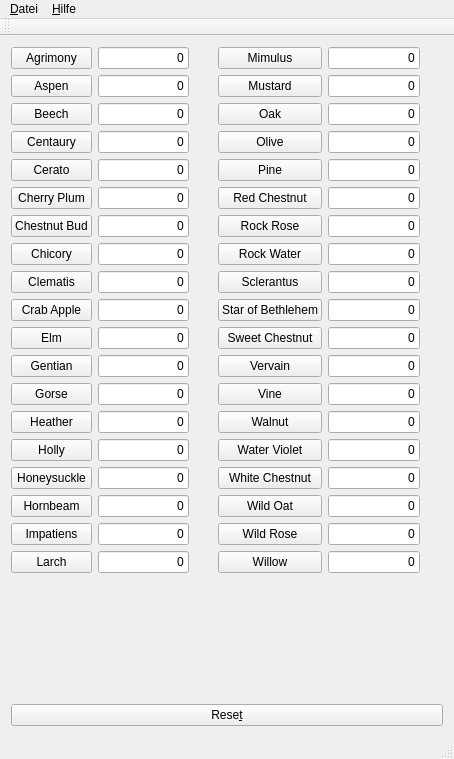
<?xml version="1.0" encoding="UTF-8"?>
<ui version="4.0">
 <class>MainWindow</class>
 <widget class="QMainWindow" name="MainWindow">
  <property name="geometry">
   <rect>
    <x>0</x>
    <y>0</y>
    <width>454</width>
    <height>759</height>
   </rect>
  </property>
  <property name="windowTitle">
   <string>BachCount v1.0 (c) M. Bergmann</string>
  </property>
  <property name="windowIcon">
   <iconset resource="bachcount.qrc">
    <normaloff>:/new/icons/bovo.png</normaloff>:/new/icons/bovo.png</iconset>
  </property>
  <widget class="QWidget" name="centralWidget">
   <layout class="QVBoxLayout" name="verticalLayout">
    <item>
     <layout class="QGridLayout" name="gridLayout">
      <item row="0" column="0">
       <widget class="QPushButton" name="pbAgrimony">
        <property name="text">
         <string>Agrimony</string>
        </property>
       </widget>
      </item>
      <item row="0" column="1">
       <widget class="QLineEdit" name="leAgrimony">
        <property name="layoutDirection">
         <enum>Qt::LeftToRight</enum>
        </property>
        <property name="inputMask">
         <string comment="9"/>
        </property>
        <property name="text">
         <string>0</string>
        </property>
        <property name="alignment">
         <set>Qt::AlignRight|Qt::AlignTrailing|Qt::AlignVCenter</set>
        </property>
        <property name="readOnly">
         <bool>false</bool>
        </property>
       </widget>
      </item>
      <item row="0" column="2">
       <spacer name="horizontalSpacer">
        <property name="orientation">
         <enum>Qt::Horizontal</enum>
        </property>
        <property name="sizeHint" stdset="0">
         <size>
          <width>40</width>
          <height>20</height>
         </size>
        </property>
       </spacer>
      </item>
      <item row="0" column="3">
       <widget class="QPushButton" name="pbMimulus">
        <property name="text">
         <string>Mimulus</string>
        </property>
       </widget>
      </item>
      <item row="0" column="4">
       <widget class="QLineEdit" name="leMimulus">
        <property name="layoutDirection">
         <enum>Qt::LeftToRight</enum>
        </property>
        <property name="inputMask">
         <string comment="9"/>
        </property>
        <property name="text">
         <string>0</string>
        </property>
        <property name="alignment">
         <set>Qt::AlignRight|Qt::AlignTrailing|Qt::AlignVCenter</set>
        </property>
        <property name="readOnly">
         <bool>true</bool>
        </property>
       </widget>
      </item>
      <item row="0" column="5">
       <spacer name="horizontalSpacer_34">
        <property name="orientation">
         <enum>Qt::Horizontal</enum>
        </property>
        <property name="sizeHint" stdset="0">
         <size>
          <width>40</width>
          <height>20</height>
         </size>
        </property>
       </spacer>
      </item>
      <item row="1" column="0">
       <widget class="QPushButton" name="pbAspen">
        <property name="text">
         <string>Aspen</string>
        </property>
       </widget>
      </item>
      <item row="1" column="1">
       <widget class="QLineEdit" name="leAspen">
        <property name="layoutDirection">
         <enum>Qt::LeftToRight</enum>
        </property>
        <property name="inputMask">
         <string comment="9"/>
        </property>
        <property name="text">
         <string>0</string>
        </property>
        <property name="alignment">
         <set>Qt::AlignRight|Qt::AlignTrailing|Qt::AlignVCenter</set>
        </property>
        <property name="readOnly">
         <bool>true</bool>
        </property>
       </widget>
      </item>
      <item row="1" column="2">
       <spacer name="horizontalSpacer_2">
        <property name="orientation">
         <enum>Qt::Horizontal</enum>
        </property>
        <property name="sizeHint" stdset="0">
         <size>
          <width>40</width>
          <height>20</height>
         </size>
        </property>
       </spacer>
      </item>
      <item row="1" column="3">
       <widget class="QPushButton" name="pbMustard">
        <property name="text">
         <string>Mustard</string>
        </property>
       </widget>
      </item>
      <item row="1" column="4">
       <widget class="QLineEdit" name="leMustard">
        <property name="layoutDirection">
         <enum>Qt::LeftToRight</enum>
        </property>
        <property name="inputMask">
         <string comment="9"/>
        </property>
        <property name="text">
         <string>0</string>
        </property>
        <property name="alignment">
         <set>Qt::AlignRight|Qt::AlignTrailing|Qt::AlignVCenter</set>
        </property>
        <property name="readOnly">
         <bool>true</bool>
        </property>
       </widget>
      </item>
      <item row="1" column="5">
       <spacer name="horizontalSpacer_53">
        <property name="orientation">
         <enum>Qt::Horizontal</enum>
        </property>
        <property name="sizeHint" stdset="0">
         <size>
          <width>40</width>
          <height>20</height>
         </size>
        </property>
       </spacer>
      </item>
      <item row="2" column="0">
       <widget class="QPushButton" name="pbBeech">
        <property name="text">
         <string>Beech</string>
        </property>
       </widget>
      </item>
      <item row="2" column="1">
       <widget class="QLineEdit" name="leBeech">
        <property name="layoutDirection">
         <enum>Qt::LeftToRight</enum>
        </property>
        <property name="inputMask">
         <string comment="9"/>
        </property>
        <property name="text">
         <string>0</string>
        </property>
        <property name="alignment">
         <set>Qt::AlignRight|Qt::AlignTrailing|Qt::AlignVCenter</set>
        </property>
        <property name="readOnly">
         <bool>true</bool>
        </property>
       </widget>
      </item>
      <item row="2" column="2">
       <spacer name="horizontalSpacer_5">
        <property name="orientation">
         <enum>Qt::Horizontal</enum>
        </property>
        <property name="sizeHint" stdset="0">
         <size>
          <width>40</width>
          <height>20</height>
         </size>
        </property>
       </spacer>
      </item>
      <item row="2" column="3">
       <widget class="QPushButton" name="pbOak">
        <property name="text">
         <string>Oak</string>
        </property>
       </widget>
      </item>
      <item row="2" column="4">
       <widget class="QLineEdit" name="leOak">
        <property name="layoutDirection">
         <enum>Qt::LeftToRight</enum>
        </property>
        <property name="inputMask">
         <string comment="9"/>
        </property>
        <property name="text">
         <string>0</string>
        </property>
        <property name="alignment">
         <set>Qt::AlignRight|Qt::AlignTrailing|Qt::AlignVCenter</set>
        </property>
        <property name="readOnly">
         <bool>true</bool>
        </property>
       </widget>
      </item>
      <item row="2" column="5">
       <spacer name="horizontalSpacer_38">
        <property name="orientation">
         <enum>Qt::Horizontal</enum>
        </property>
        <property name="sizeHint" stdset="0">
         <size>
          <width>40</width>
          <height>20</height>
         </size>
        </property>
       </spacer>
      </item>
      <item row="3" column="0">
       <widget class="QPushButton" name="pbCentaury">
        <property name="text">
         <string>Centaury</string>
        </property>
       </widget>
      </item>
      <item row="3" column="1">
       <widget class="QLineEdit" name="leCentaury">
        <property name="layoutDirection">
         <enum>Qt::LeftToRight</enum>
        </property>
        <property name="inputMask">
         <string comment="9"/>
        </property>
        <property name="text">
         <string>0</string>
        </property>
        <property name="alignment">
         <set>Qt::AlignRight|Qt::AlignTrailing|Qt::AlignVCenter</set>
        </property>
        <property name="readOnly">
         <bool>true</bool>
        </property>
       </widget>
      </item>
      <item row="3" column="2">
       <spacer name="horizontalSpacer_4">
        <property name="orientation">
         <enum>Qt::Horizontal</enum>
        </property>
        <property name="sizeHint" stdset="0">
         <size>
          <width>40</width>
          <height>20</height>
         </size>
        </property>
       </spacer>
      </item>
      <item row="3" column="3">
       <widget class="QPushButton" name="pbOlive">
        <property name="text">
         <string>Olive</string>
        </property>
       </widget>
      </item>
      <item row="3" column="4">
       <widget class="QLineEdit" name="leOlive">
        <property name="layoutDirection">
         <enum>Qt::LeftToRight</enum>
        </property>
        <property name="inputMask">
         <string comment="9"/>
        </property>
        <property name="text">
         <string>0</string>
        </property>
        <property name="alignment">
         <set>Qt::AlignRight|Qt::AlignTrailing|Qt::AlignVCenter</set>
        </property>
        <property name="readOnly">
         <bool>true</bool>
        </property>
       </widget>
      </item>
      <item row="3" column="5">
       <spacer name="horizontalSpacer_39">
        <property name="orientation">
         <enum>Qt::Horizontal</enum>
        </property>
        <property name="sizeHint" stdset="0">
         <size>
          <width>40</width>
          <height>20</height>
         </size>
        </property>
       </spacer>
      </item>
      <item row="4" column="0">
       <widget class="QPushButton" name="pbCerato">
        <property name="text">
         <string>Cerato</string>
        </property>
       </widget>
      </item>
      <item row="4" column="1">
       <widget class="QLineEdit" name="leCerato">
        <property name="layoutDirection">
         <enum>Qt::LeftToRight</enum>
        </property>
        <property name="inputMask">
         <string comment="9"/>
        </property>
        <property name="text">
         <string>0</string>
        </property>
        <property name="alignment">
         <set>Qt::AlignRight|Qt::AlignTrailing|Qt::AlignVCenter</set>
        </property>
        <property name="readOnly">
         <bool>true</bool>
        </property>
       </widget>
      </item>
      <item row="4" column="2">
       <spacer name="horizontalSpacer_7">
        <property name="orientation">
         <enum>Qt::Horizontal</enum>
        </property>
        <property name="sizeHint" stdset="0">
         <size>
          <width>40</width>
          <height>20</height>
         </size>
        </property>
       </spacer>
      </item>
      <item row="4" column="3">
       <widget class="QPushButton" name="pbPine">
        <property name="text">
         <string>Pine</string>
        </property>
       </widget>
      </item>
      <item row="4" column="4">
       <widget class="QLineEdit" name="lePine">
        <property name="layoutDirection">
         <enum>Qt::LeftToRight</enum>
        </property>
        <property name="inputMask">
         <string comment="9"/>
        </property>
        <property name="text">
         <string>0</string>
        </property>
        <property name="alignment">
         <set>Qt::AlignRight|Qt::AlignTrailing|Qt::AlignVCenter</set>
        </property>
        <property name="readOnly">
         <bool>true</bool>
        </property>
       </widget>
      </item>
      <item row="4" column="5">
       <spacer name="horizontalSpacer_33">
        <property name="orientation">
         <enum>Qt::Horizontal</enum>
        </property>
        <property name="sizeHint" stdset="0">
         <size>
          <width>40</width>
          <height>20</height>
         </size>
        </property>
       </spacer>
      </item>
      <item row="5" column="0">
       <widget class="QPushButton" name="pbCherryPlum">
        <property name="text">
         <string>Cherry Plum</string>
        </property>
       </widget>
      </item>
      <item row="5" column="1">
       <widget class="QLineEdit" name="leCherryPlum">
        <property name="layoutDirection">
         <enum>Qt::LeftToRight</enum>
        </property>
        <property name="inputMask">
         <string comment="9"/>
        </property>
        <property name="text">
         <string>0</string>
        </property>
        <property name="alignment">
         <set>Qt::AlignRight|Qt::AlignTrailing|Qt::AlignVCenter</set>
        </property>
        <property name="readOnly">
         <bool>true</bool>
        </property>
       </widget>
      </item>
      <item row="5" column="2">
       <spacer name="horizontalSpacer_8">
        <property name="orientation">
         <enum>Qt::Horizontal</enum>
        </property>
        <property name="sizeHint" stdset="0">
         <size>
          <width>40</width>
          <height>20</height>
         </size>
        </property>
       </spacer>
      </item>
      <item row="5" column="3">
       <widget class="QPushButton" name="pbRedChestnut">
        <property name="text">
         <string>Red Chestnut</string>
        </property>
       </widget>
      </item>
      <item row="5" column="4">
       <widget class="QLineEdit" name="leRedChestnut">
        <property name="layoutDirection">
         <enum>Qt::LeftToRight</enum>
        </property>
        <property name="inputMask">
         <string comment="9"/>
        </property>
        <property name="text">
         <string>0</string>
        </property>
        <property name="alignment">
         <set>Qt::AlignRight|Qt::AlignTrailing|Qt::AlignVCenter</set>
        </property>
        <property name="readOnly">
         <bool>true</bool>
        </property>
       </widget>
      </item>
      <item row="5" column="5">
       <spacer name="horizontalSpacer_37">
        <property name="orientation">
         <enum>Qt::Horizontal</enum>
        </property>
        <property name="sizeHint" stdset="0">
         <size>
          <width>40</width>
          <height>20</height>
         </size>
        </property>
       </spacer>
      </item>
      <item row="6" column="0">
       <widget class="QPushButton" name="pbChestnutBud">
        <property name="text">
         <string>Chestnut Bud</string>
        </property>
       </widget>
      </item>
      <item row="6" column="1">
       <widget class="QLineEdit" name="leChestnutBud">
        <property name="layoutDirection">
         <enum>Qt::LeftToRight</enum>
        </property>
        <property name="inputMask">
         <string comment="9"/>
        </property>
        <property name="text">
         <string>0</string>
        </property>
        <property name="alignment">
         <set>Qt::AlignRight|Qt::AlignTrailing|Qt::AlignVCenter</set>
        </property>
        <property name="readOnly">
         <bool>true</bool>
        </property>
       </widget>
      </item>
      <item row="6" column="2">
       <spacer name="horizontalSpacer_10">
        <property name="orientation">
         <enum>Qt::Horizontal</enum>
        </property>
        <property name="sizeHint" stdset="0">
         <size>
          <width>40</width>
          <height>20</height>
         </size>
        </property>
       </spacer>
      </item>
      <item row="6" column="3">
       <widget class="QPushButton" name="pbRockRose">
        <property name="text">
         <string>Rock Rose</string>
        </property>
       </widget>
      </item>
      <item row="6" column="4">
       <widget class="QLineEdit" name="leRockRose">
        <property name="layoutDirection">
         <enum>Qt::LeftToRight</enum>
        </property>
        <property name="inputMask">
         <string comment="9"/>
        </property>
        <property name="text">
         <string>0</string>
        </property>
        <property name="alignment">
         <set>Qt::AlignRight|Qt::AlignTrailing|Qt::AlignVCenter</set>
        </property>
        <property name="readOnly">
         <bool>true</bool>
        </property>
       </widget>
      </item>
      <item row="6" column="5">
       <spacer name="horizontalSpacer_58">
        <property name="orientation">
         <enum>Qt::Horizontal</enum>
        </property>
        <property name="sizeHint" stdset="0">
         <size>
          <width>40</width>
          <height>20</height>
         </size>
        </property>
       </spacer>
      </item>
      <item row="7" column="0">
       <widget class="QPushButton" name="pbChicory">
        <property name="text">
         <string>Chicory</string>
        </property>
       </widget>
      </item>
      <item row="7" column="1">
       <widget class="QLineEdit" name="leChicory">
        <property name="layoutDirection">
         <enum>Qt::LeftToRight</enum>
        </property>
        <property name="inputMask">
         <string comment="9"/>
        </property>
        <property name="text">
         <string>0</string>
        </property>
        <property name="alignment">
         <set>Qt::AlignRight|Qt::AlignTrailing|Qt::AlignVCenter</set>
        </property>
        <property name="readOnly">
         <bool>true</bool>
        </property>
       </widget>
      </item>
      <item row="7" column="2">
       <spacer name="horizontalSpacer_9">
        <property name="orientation">
         <enum>Qt::Horizontal</enum>
        </property>
        <property name="sizeHint" stdset="0">
         <size>
          <width>40</width>
          <height>20</height>
         </size>
        </property>
       </spacer>
      </item>
      <item row="7" column="3">
       <widget class="QPushButton" name="pbRockWater">
        <property name="text">
         <string>Rock Water</string>
        </property>
       </widget>
      </item>
      <item row="7" column="4">
       <widget class="QLineEdit" name="leRockWater">
        <property name="layoutDirection">
         <enum>Qt::LeftToRight</enum>
        </property>
        <property name="inputMask">
         <string comment="9"/>
        </property>
        <property name="text">
         <string>0</string>
        </property>
        <property name="alignment">
         <set>Qt::AlignRight|Qt::AlignTrailing|Qt::AlignVCenter</set>
        </property>
        <property name="readOnly">
         <bool>true</bool>
        </property>
       </widget>
      </item>
      <item row="7" column="5">
       <spacer name="horizontalSpacer_31">
        <property name="orientation">
         <enum>Qt::Horizontal</enum>
        </property>
        <property name="sizeHint" stdset="0">
         <size>
          <width>40</width>
          <height>20</height>
         </size>
        </property>
       </spacer>
      </item>
      <item row="8" column="0">
       <widget class="QPushButton" name="pbClematis">
        <property name="text">
         <string>Clematis</string>
        </property>
       </widget>
      </item>
      <item row="8" column="1">
       <widget class="QLineEdit" name="leClematis">
        <property name="layoutDirection">
         <enum>Qt::LeftToRight</enum>
        </property>
        <property name="inputMask">
         <string comment="9"/>
        </property>
        <property name="text">
         <string>0</string>
        </property>
        <property name="alignment">
         <set>Qt::AlignRight|Qt::AlignTrailing|Qt::AlignVCenter</set>
        </property>
        <property name="readOnly">
         <bool>true</bool>
        </property>
       </widget>
      </item>
      <item row="8" column="2">
       <spacer name="horizontalSpacer_18">
        <property name="orientation">
         <enum>Qt::Horizontal</enum>
        </property>
        <property name="sizeHint" stdset="0">
         <size>
          <width>40</width>
          <height>20</height>
         </size>
        </property>
       </spacer>
      </item>
      <item row="8" column="3">
       <widget class="QPushButton" name="pbSclerantus">
        <property name="text">
         <string>Sclerantus</string>
        </property>
       </widget>
      </item>
      <item row="8" column="4">
       <widget class="QLineEdit" name="leSclerantus">
        <property name="layoutDirection">
         <enum>Qt::LeftToRight</enum>
        </property>
        <property name="inputMask">
         <string comment="9"/>
        </property>
        <property name="text">
         <string>0</string>
        </property>
        <property name="alignment">
         <set>Qt::AlignRight|Qt::AlignTrailing|Qt::AlignVCenter</set>
        </property>
        <property name="readOnly">
         <bool>true</bool>
        </property>
       </widget>
      </item>
      <item row="8" column="5">
       <spacer name="horizontalSpacer_46">
        <property name="orientation">
         <enum>Qt::Horizontal</enum>
        </property>
        <property name="sizeHint" stdset="0">
         <size>
          <width>40</width>
          <height>20</height>
         </size>
        </property>
       </spacer>
      </item>
      <item row="9" column="0">
       <widget class="QPushButton" name="pbCrabApple">
        <property name="text">
         <string>Crab Apple</string>
        </property>
       </widget>
      </item>
      <item row="9" column="1">
       <widget class="QLineEdit" name="leCrabApple">
        <property name="layoutDirection">
         <enum>Qt::LeftToRight</enum>
        </property>
        <property name="inputMask">
         <string comment="9"/>
        </property>
        <property name="text">
         <string>0</string>
        </property>
        <property name="alignment">
         <set>Qt::AlignRight|Qt::AlignTrailing|Qt::AlignVCenter</set>
        </property>
        <property name="readOnly">
         <bool>true</bool>
        </property>
       </widget>
      </item>
      <item row="9" column="2">
       <spacer name="horizontalSpacer_17">
        <property name="orientation">
         <enum>Qt::Horizontal</enum>
        </property>
        <property name="sizeHint" stdset="0">
         <size>
          <width>40</width>
          <height>20</height>
         </size>
        </property>
       </spacer>
      </item>
      <item row="9" column="3">
       <widget class="QPushButton" name="pbStarOfBethlehem">
        <property name="text">
         <string>Star of Bethlehem</string>
        </property>
       </widget>
      </item>
      <item row="9" column="4">
       <widget class="QLineEdit" name="leStarOfBethlehem">
        <property name="layoutDirection">
         <enum>Qt::LeftToRight</enum>
        </property>
        <property name="inputMask">
         <string comment="9"/>
        </property>
        <property name="text">
         <string>0</string>
        </property>
        <property name="alignment">
         <set>Qt::AlignRight|Qt::AlignTrailing|Qt::AlignVCenter</set>
        </property>
        <property name="readOnly">
         <bool>true</bool>
        </property>
       </widget>
      </item>
      <item row="9" column="5">
       <spacer name="horizontalSpacer_47">
        <property name="orientation">
         <enum>Qt::Horizontal</enum>
        </property>
        <property name="sizeHint" stdset="0">
         <size>
          <width>40</width>
          <height>20</height>
         </size>
        </property>
       </spacer>
      </item>
      <item row="10" column="0">
       <widget class="QPushButton" name="pbElm">
        <property name="text">
         <string>Elm</string>
        </property>
       </widget>
      </item>
      <item row="10" column="1">
       <widget class="QLineEdit" name="leElm">
        <property name="layoutDirection">
         <enum>Qt::LeftToRight</enum>
        </property>
        <property name="inputMask">
         <string comment="9"/>
        </property>
        <property name="text">
         <string>0</string>
        </property>
        <property name="alignment">
         <set>Qt::AlignRight|Qt::AlignTrailing|Qt::AlignVCenter</set>
        </property>
        <property name="readOnly">
         <bool>true</bool>
        </property>
       </widget>
      </item>
      <item row="10" column="2">
       <spacer name="horizontalSpacer_23">
        <property name="orientation">
         <enum>Qt::Horizontal</enum>
        </property>
        <property name="sizeHint" stdset="0">
         <size>
          <width>40</width>
          <height>20</height>
         </size>
        </property>
       </spacer>
      </item>
      <item row="10" column="3">
       <widget class="QPushButton" name="pbSweetChestnut">
        <property name="text">
         <string>Sweet Chestnut</string>
        </property>
       </widget>
      </item>
      <item row="10" column="4">
       <widget class="QLineEdit" name="leSweetChestnut">
        <property name="layoutDirection">
         <enum>Qt::LeftToRight</enum>
        </property>
        <property name="inputMask">
         <string comment="9"/>
        </property>
        <property name="text">
         <string>0</string>
        </property>
        <property name="alignment">
         <set>Qt::AlignRight|Qt::AlignTrailing|Qt::AlignVCenter</set>
        </property>
        <property name="readOnly">
         <bool>true</bool>
        </property>
       </widget>
      </item>
      <item row="10" column="5">
       <spacer name="horizontalSpacer_54">
        <property name="orientation">
         <enum>Qt::Horizontal</enum>
        </property>
        <property name="sizeHint" stdset="0">
         <size>
          <width>40</width>
          <height>20</height>
         </size>
        </property>
       </spacer>
      </item>
      <item row="11" column="0">
       <widget class="QPushButton" name="pbGentian">
        <property name="text">
         <string>Gentian</string>
        </property>
       </widget>
      </item>
      <item row="11" column="1">
       <widget class="QLineEdit" name="leGentian">
        <property name="layoutDirection">
         <enum>Qt::LeftToRight</enum>
        </property>
        <property name="inputMask">
         <string comment="9"/>
        </property>
        <property name="text">
         <string>0</string>
        </property>
        <property name="alignment">
         <set>Qt::AlignRight|Qt::AlignTrailing|Qt::AlignVCenter</set>
        </property>
        <property name="readOnly">
         <bool>true</bool>
        </property>
       </widget>
      </item>
      <item row="11" column="2">
       <spacer name="horizontalSpacer_21">
        <property name="orientation">
         <enum>Qt::Horizontal</enum>
        </property>
        <property name="sizeHint" stdset="0">
         <size>
          <width>40</width>
          <height>20</height>
         </size>
        </property>
       </spacer>
      </item>
      <item row="11" column="3">
       <widget class="QPushButton" name="pbVervain">
        <property name="text">
         <string>Vervain</string>
        </property>
       </widget>
      </item>
      <item row="11" column="4">
       <widget class="QLineEdit" name="leVervain">
        <property name="layoutDirection">
         <enum>Qt::LeftToRight</enum>
        </property>
        <property name="inputMask">
         <string comment="9"/>
        </property>
        <property name="text">
         <string>0</string>
        </property>
        <property name="alignment">
         <set>Qt::AlignRight|Qt::AlignTrailing|Qt::AlignVCenter</set>
        </property>
        <property name="readOnly">
         <bool>true</bool>
        </property>
       </widget>
      </item>
      <item row="11" column="5">
       <spacer name="horizontalSpacer_36">
        <property name="orientation">
         <enum>Qt::Horizontal</enum>
        </property>
        <property name="sizeHint" stdset="0">
         <size>
          <width>40</width>
          <height>20</height>
         </size>
        </property>
       </spacer>
      </item>
      <item row="12" column="0">
       <widget class="QPushButton" name="pbGorse">
        <property name="text">
         <string>Gorse</string>
        </property>
       </widget>
      </item>
      <item row="12" column="1">
       <widget class="QLineEdit" name="leGorse">
        <property name="layoutDirection">
         <enum>Qt::LeftToRight</enum>
        </property>
        <property name="inputMask">
         <string comment="9"/>
        </property>
        <property name="text">
         <string>0</string>
        </property>
        <property name="alignment">
         <set>Qt::AlignRight|Qt::AlignTrailing|Qt::AlignVCenter</set>
        </property>
        <property name="readOnly">
         <bool>true</bool>
        </property>
       </widget>
      </item>
      <item row="12" column="2">
       <spacer name="horizontalSpacer_15">
        <property name="orientation">
         <enum>Qt::Horizontal</enum>
        </property>
        <property name="sizeHint" stdset="0">
         <size>
          <width>40</width>
          <height>20</height>
         </size>
        </property>
       </spacer>
      </item>
      <item row="12" column="3">
       <widget class="QPushButton" name="pbVine">
        <property name="text">
         <string>Vine</string>
        </property>
       </widget>
      </item>
      <item row="12" column="4">
       <widget class="QLineEdit" name="leVine">
        <property name="layoutDirection">
         <enum>Qt::LeftToRight</enum>
        </property>
        <property name="inputMask">
         <string comment="9"/>
        </property>
        <property name="text">
         <string>0</string>
        </property>
        <property name="alignment">
         <set>Qt::AlignRight|Qt::AlignTrailing|Qt::AlignVCenter</set>
        </property>
        <property name="readOnly">
         <bool>true</bool>
        </property>
       </widget>
      </item>
      <item row="12" column="5">
       <spacer name="horizontalSpacer_55">
        <property name="orientation">
         <enum>Qt::Horizontal</enum>
        </property>
        <property name="sizeHint" stdset="0">
         <size>
          <width>40</width>
          <height>20</height>
         </size>
        </property>
       </spacer>
      </item>
      <item row="13" column="0">
       <widget class="QPushButton" name="pbHeather">
        <property name="text">
         <string>Heather</string>
        </property>
       </widget>
      </item>
      <item row="13" column="1">
       <widget class="QLineEdit" name="leHeather">
        <property name="layoutDirection">
         <enum>Qt::LeftToRight</enum>
        </property>
        <property name="inputMask">
         <string comment="9"/>
        </property>
        <property name="text">
         <string>0</string>
        </property>
        <property name="alignment">
         <set>Qt::AlignRight|Qt::AlignTrailing|Qt::AlignVCenter</set>
        </property>
        <property name="readOnly">
         <bool>true</bool>
        </property>
       </widget>
      </item>
      <item row="13" column="2">
       <spacer name="horizontalSpacer_16">
        <property name="orientation">
         <enum>Qt::Horizontal</enum>
        </property>
        <property name="sizeHint" stdset="0">
         <size>
          <width>40</width>
          <height>20</height>
         </size>
        </property>
       </spacer>
      </item>
      <item row="13" column="3">
       <widget class="QPushButton" name="pbWalnut">
        <property name="text">
         <string>Walnut</string>
        </property>
       </widget>
      </item>
      <item row="13" column="4">
       <widget class="QLineEdit" name="leWalnut">
        <property name="layoutDirection">
         <enum>Qt::LeftToRight</enum>
        </property>
        <property name="inputMask">
         <string comment="9"/>
        </property>
        <property name="text">
         <string>0</string>
        </property>
        <property name="alignment">
         <set>Qt::AlignRight|Qt::AlignTrailing|Qt::AlignVCenter</set>
        </property>
        <property name="readOnly">
         <bool>true</bool>
        </property>
       </widget>
      </item>
      <item row="13" column="5">
       <spacer name="horizontalSpacer_44">
        <property name="orientation">
         <enum>Qt::Horizontal</enum>
        </property>
        <property name="sizeHint" stdset="0">
         <size>
          <width>40</width>
          <height>20</height>
         </size>
        </property>
       </spacer>
      </item>
      <item row="14" column="0">
       <widget class="QPushButton" name="pbHolly">
        <property name="text">
         <string>Holly</string>
        </property>
       </widget>
      </item>
      <item row="14" column="1">
       <widget class="QLineEdit" name="leHolly">
        <property name="layoutDirection">
         <enum>Qt::LeftToRight</enum>
        </property>
        <property name="inputMask">
         <string comment="9"/>
        </property>
        <property name="text">
         <string>0</string>
        </property>
        <property name="alignment">
         <set>Qt::AlignRight|Qt::AlignTrailing|Qt::AlignVCenter</set>
        </property>
        <property name="readOnly">
         <bool>true</bool>
        </property>
       </widget>
      </item>
      <item row="14" column="2">
       <spacer name="horizontalSpacer_13">
        <property name="orientation">
         <enum>Qt::Horizontal</enum>
        </property>
        <property name="sizeHint" stdset="0">
         <size>
          <width>40</width>
          <height>20</height>
         </size>
        </property>
       </spacer>
      </item>
      <item row="14" column="3">
       <widget class="QPushButton" name="pbWaterViolet">
        <property name="text">
         <string>Water Violet</string>
        </property>
       </widget>
      </item>
      <item row="14" column="4">
       <widget class="QLineEdit" name="leWaterViolet">
        <property name="layoutDirection">
         <enum>Qt::LeftToRight</enum>
        </property>
        <property name="inputMask">
         <string comment="9"/>
        </property>
        <property name="text">
         <string>0</string>
        </property>
        <property name="alignment">
         <set>Qt::AlignRight|Qt::AlignTrailing|Qt::AlignVCenter</set>
        </property>
        <property name="readOnly">
         <bool>true</bool>
        </property>
       </widget>
      </item>
      <item row="14" column="5">
       <spacer name="horizontalSpacer_42">
        <property name="orientation">
         <enum>Qt::Horizontal</enum>
        </property>
        <property name="sizeHint" stdset="0">
         <size>
          <width>40</width>
          <height>20</height>
         </size>
        </property>
       </spacer>
      </item>
      <item row="15" column="0">
       <widget class="QPushButton" name="pbHoneysuckle">
        <property name="text">
         <string>Honeysuckle</string>
        </property>
       </widget>
      </item>
      <item row="15" column="1">
       <widget class="QLineEdit" name="leHoneysuckle">
        <property name="layoutDirection">
         <enum>Qt::LeftToRight</enum>
        </property>
        <property name="inputMask">
         <string comment="9"/>
        </property>
        <property name="text">
         <string>0</string>
        </property>
        <property name="alignment">
         <set>Qt::AlignRight|Qt::AlignTrailing|Qt::AlignVCenter</set>
        </property>
        <property name="readOnly">
         <bool>true</bool>
        </property>
       </widget>
      </item>
      <item row="15" column="2">
       <spacer name="horizontalSpacer_14">
        <property name="orientation">
         <enum>Qt::Horizontal</enum>
        </property>
        <property name="sizeHint" stdset="0">
         <size>
          <width>40</width>
          <height>20</height>
         </size>
        </property>
       </spacer>
      </item>
      <item row="15" column="3">
       <widget class="QPushButton" name="pbWhiteChestnut">
        <property name="text">
         <string>White Chestnut</string>
        </property>
       </widget>
      </item>
      <item row="15" column="4">
       <widget class="QLineEdit" name="leWhiteChestnut">
        <property name="layoutDirection">
         <enum>Qt::LeftToRight</enum>
        </property>
        <property name="inputMask">
         <string comment="9"/>
        </property>
        <property name="text">
         <string>0</string>
        </property>
        <property name="alignment">
         <set>Qt::AlignRight|Qt::AlignTrailing|Qt::AlignVCenter</set>
        </property>
        <property name="readOnly">
         <bool>true</bool>
        </property>
       </widget>
      </item>
      <item row="15" column="5">
       <spacer name="horizontalSpacer_43">
        <property name="orientation">
         <enum>Qt::Horizontal</enum>
        </property>
        <property name="sizeHint" stdset="0">
         <size>
          <width>40</width>
          <height>20</height>
         </size>
        </property>
       </spacer>
      </item>
      <item row="16" column="0">
       <widget class="QPushButton" name="pbHornbeam">
        <property name="text">
         <string>Hornbeam</string>
        </property>
       </widget>
      </item>
      <item row="16" column="1">
       <widget class="QLineEdit" name="leHornbeam">
        <property name="layoutDirection">
         <enum>Qt::LeftToRight</enum>
        </property>
        <property name="inputMask">
         <string comment="9"/>
        </property>
        <property name="text">
         <string>0</string>
        </property>
        <property name="alignment">
         <set>Qt::AlignRight|Qt::AlignTrailing|Qt::AlignVCenter</set>
        </property>
        <property name="readOnly">
         <bool>true</bool>
        </property>
       </widget>
      </item>
      <item row="16" column="2">
       <spacer name="horizontalSpacer_26">
        <property name="orientation">
         <enum>Qt::Horizontal</enum>
        </property>
        <property name="sizeHint" stdset="0">
         <size>
          <width>40</width>
          <height>20</height>
         </size>
        </property>
       </spacer>
      </item>
      <item row="16" column="3">
       <widget class="QPushButton" name="pbWildOat">
        <property name="text">
         <string>Wild Oat</string>
        </property>
       </widget>
      </item>
      <item row="16" column="4">
       <widget class="QLineEdit" name="leWildOat">
        <property name="layoutDirection">
         <enum>Qt::LeftToRight</enum>
        </property>
        <property name="inputMask">
         <string comment="9"/>
        </property>
        <property name="text">
         <string>0</string>
        </property>
        <property name="alignment">
         <set>Qt::AlignRight|Qt::AlignTrailing|Qt::AlignVCenter</set>
        </property>
        <property name="readOnly">
         <bool>true</bool>
        </property>
       </widget>
      </item>
      <item row="16" column="5">
       <spacer name="horizontalSpacer_49">
        <property name="orientation">
         <enum>Qt::Horizontal</enum>
        </property>
        <property name="sizeHint" stdset="0">
         <size>
          <width>40</width>
          <height>20</height>
         </size>
        </property>
       </spacer>
      </item>
      <item row="17" column="0">
       <widget class="QPushButton" name="pbImpatiens">
        <property name="text">
         <string>Impatiens</string>
        </property>
       </widget>
      </item>
      <item row="17" column="1">
       <widget class="QLineEdit" name="leImpatiens">
        <property name="layoutDirection">
         <enum>Qt::LeftToRight</enum>
        </property>
        <property name="inputMask">
         <string comment="9"/>
        </property>
        <property name="text">
         <string>0</string>
        </property>
        <property name="alignment">
         <set>Qt::AlignRight|Qt::AlignTrailing|Qt::AlignVCenter</set>
        </property>
        <property name="readOnly">
         <bool>true</bool>
        </property>
       </widget>
      </item>
      <item row="17" column="2">
       <spacer name="horizontalSpacer_28">
        <property name="orientation">
         <enum>Qt::Horizontal</enum>
        </property>
        <property name="sizeHint" stdset="0">
         <size>
          <width>40</width>
          <height>20</height>
         </size>
        </property>
       </spacer>
      </item>
      <item row="17" column="3">
       <widget class="QPushButton" name="pbWildRose">
        <property name="text">
         <string>Wild Rose</string>
        </property>
       </widget>
      </item>
      <item row="17" column="4">
       <widget class="QLineEdit" name="leWildRose">
        <property name="layoutDirection">
         <enum>Qt::LeftToRight</enum>
        </property>
        <property name="inputMask">
         <string comment="9"/>
        </property>
        <property name="text">
         <string>0</string>
        </property>
        <property name="alignment">
         <set>Qt::AlignRight|Qt::AlignTrailing|Qt::AlignVCenter</set>
        </property>
        <property name="readOnly">
         <bool>true</bool>
        </property>
       </widget>
      </item>
      <item row="17" column="5">
       <spacer name="horizontalSpacer_41">
        <property name="orientation">
         <enum>Qt::Horizontal</enum>
        </property>
        <property name="sizeHint" stdset="0">
         <size>
          <width>40</width>
          <height>20</height>
         </size>
        </property>
       </spacer>
      </item>
      <item row="18" column="0">
       <widget class="QPushButton" name="pbLarch">
        <property name="text">
         <string>Larch</string>
        </property>
       </widget>
      </item>
      <item row="18" column="1">
       <widget class="QLineEdit" name="leLarch">
        <property name="layoutDirection">
         <enum>Qt::LeftToRight</enum>
        </property>
        <property name="inputMask">
         <string comment="9"/>
        </property>
        <property name="text">
         <string>0</string>
        </property>
        <property name="alignment">
         <set>Qt::AlignRight|Qt::AlignTrailing|Qt::AlignVCenter</set>
        </property>
        <property name="readOnly">
         <bool>true</bool>
        </property>
       </widget>
      </item>
      <item row="18" column="2">
       <spacer name="horizontalSpacer_29">
        <property name="orientation">
         <enum>Qt::Horizontal</enum>
        </property>
        <property name="sizeHint" stdset="0">
         <size>
          <width>40</width>
          <height>20</height>
         </size>
        </property>
       </spacer>
      </item>
      <item row="18" column="3">
       <widget class="QPushButton" name="pbWillow">
        <property name="text">
         <string>Willow</string>
        </property>
       </widget>
      </item>
      <item row="18" column="4">
       <widget class="QLineEdit" name="leWillow">
        <property name="layoutDirection">
         <enum>Qt::LeftToRight</enum>
        </property>
        <property name="inputMask">
         <string comment="9"/>
        </property>
        <property name="text">
         <string>0</string>
        </property>
        <property name="alignment">
         <set>Qt::AlignRight|Qt::AlignTrailing|Qt::AlignVCenter</set>
        </property>
        <property name="readOnly">
         <bool>true</bool>
        </property>
       </widget>
      </item>
      <item row="18" column="5">
       <spacer name="horizontalSpacer_48">
        <property name="orientation">
         <enum>Qt::Horizontal</enum>
        </property>
        <property name="sizeHint" stdset="0">
         <size>
          <width>40</width>
          <height>20</height>
         </size>
        </property>
       </spacer>
      </item>
     </layout>
    </item>
    <item>
     <spacer name="verticalSpacer">
      <property name="orientation">
       <enum>Qt::Vertical</enum>
      </property>
      <property name="sizeHint" stdset="0">
       <size>
        <width>20</width>
        <height>29</height>
       </size>
      </property>
     </spacer>
    </item>
    <item>
     <widget class="QPushButton" name="pbReset">
      <property name="text">
       <string>Rese&amp;t</string>
      </property>
     </widget>
    </item>
   </layout>
  </widget>
  <widget class="QToolBar" name="mainToolBar">
   <attribute name="toolBarArea">
    <enum>TopToolBarArea</enum>
   </attribute>
   <attribute name="toolBarBreak">
    <bool>false</bool>
   </attribute>
  </widget>
  <widget class="QStatusBar" name="statusBar"/>
  <widget class="QMenuBar" name="menuBar">
   <property name="geometry">
    <rect>
     <x>0</x>
     <y>0</y>
     <width>454</width>
     <height>25</height>
    </rect>
   </property>
   <widget class="QMenu" name="menu_Datei">
    <property name="title">
     <string>&amp;Datei</string>
    </property>
    <addaction name="separator"/>
    <addaction name="separator"/>
    <addaction name="action_Reset"/>
    <addaction name="actionProgramm_b_eenden"/>
    <addaction name="separator"/>
   </widget>
   <widget class="QMenu" name="menu_Hilfe">
    <property name="title">
     <string>&amp;Hilfe</string>
    </property>
    <addaction name="action_ber_das_Programm"/>
   </widget>
   <addaction name="menu_Datei"/>
   <addaction name="menu_Hilfe"/>
  </widget>
  <action name="action_ber_das_Programm">
   <property name="text">
    <string>Ü&amp;ber das Programm</string>
   </property>
  </action>
  <action name="actionProgramm_b_eenden">
   <property name="text">
    <string>Programm b&amp;eenden</string>
   </property>
  </action>
  <action name="action_Reset">
   <property name="text">
    <string>Rese&amp;t</string>
   </property>
   <property name="shortcut">
    <string>Esc</string>
   </property>
  </action>
 </widget>
 <layoutdefault spacing="6" margin="11"/>
 <tabstops>
  <tabstop>pbAgrimony</tabstop>
  <tabstop>pbAspen</tabstop>
  <tabstop>pbBeech</tabstop>
  <tabstop>pbCentaury</tabstop>
  <tabstop>pbCerato</tabstop>
  <tabstop>pbCherryPlum</tabstop>
  <tabstop>pbChestnutBud</tabstop>
  <tabstop>pbChicory</tabstop>
  <tabstop>pbClematis</tabstop>
  <tabstop>pbCrabApple</tabstop>
  <tabstop>pbElm</tabstop>
  <tabstop>pbGentian</tabstop>
  <tabstop>pbGorse</tabstop>
  <tabstop>pbHeather</tabstop>
  <tabstop>pbHolly</tabstop>
  <tabstop>pbHoneysuckle</tabstop>
  <tabstop>pbHornbeam</tabstop>
  <tabstop>pbImpatiens</tabstop>
  <tabstop>pbLarch</tabstop>
  <tabstop>pbMimulus</tabstop>
  <tabstop>pbMustard</tabstop>
  <tabstop>pbOak</tabstop>
  <tabstop>pbOlive</tabstop>
  <tabstop>pbPine</tabstop>
  <tabstop>pbRedChestnut</tabstop>
  <tabstop>pbRockRose</tabstop>
  <tabstop>pbRockWater</tabstop>
  <tabstop>pbSclerantus</tabstop>
  <tabstop>pbStarOfBethlehem</tabstop>
  <tabstop>pbSweetChestnut</tabstop>
  <tabstop>pbVervain</tabstop>
  <tabstop>pbVine</tabstop>
  <tabstop>pbWalnut</tabstop>
  <tabstop>pbWaterViolet</tabstop>
  <tabstop>pbWhiteChestnut</tabstop>
  <tabstop>pbWildOat</tabstop>
  <tabstop>pbWildRose</tabstop>
  <tabstop>pbWillow</tabstop>
 </tabstops>
 <resources>
  <include location="bachcount.qrc"/>
 </resources>
 <connections/>
</ui>
